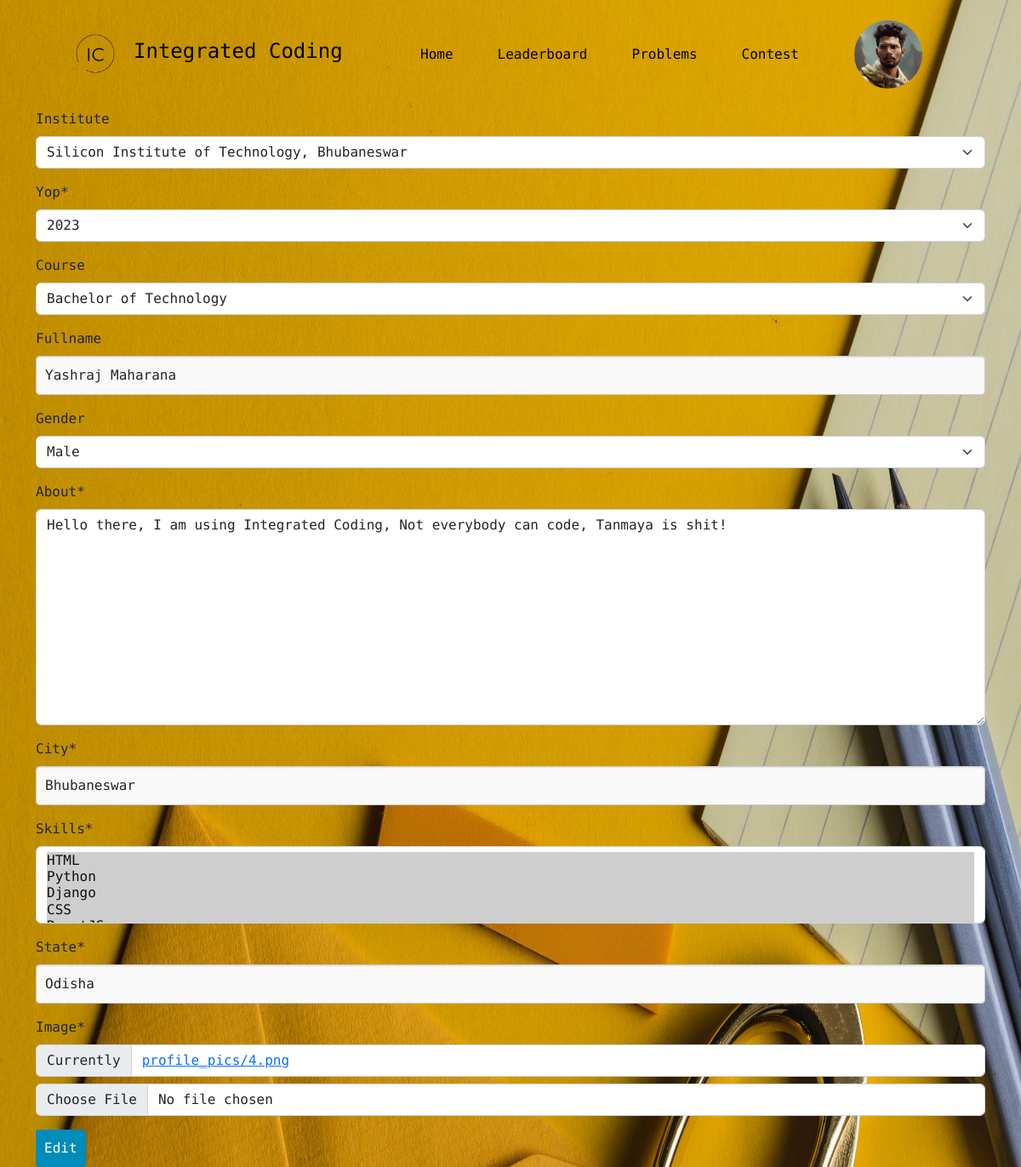
/edit_profile/ (signed in), run on the app's committed database.
### users/models.py (models this page shows, shortened)
class Profile(models.Model):
    year = {
        ('2023','2023'),
        ('2024','2024'),
        ('2025','2025'),
        ('2026','2026')
    }
    sex={
        ('male','Male'),
        ('female','Female'),
        ('others','Others')
    }
    programme = {
        ('B.TECH','Bachelor of Technology'),
        ('M.TECH','Master of Technology'),
        ('MCA','Master of Computer Applications'),
        ('MSc','Master of Science, Data Science'),
        ('OTH','others')
    }
    college = {
        ('NIT RRK','National Institute of Technology, Rourkela'),
        ('IIT BBSR', 'Indian Institute of Technology, Bhrbaneswar'),
        ('KIIT BBSR','Kalinga Institute of Industrial Technology, Bhubaneswar'),
        ('ITER BBSR', 'Institute of Technical Education and Research, Bhubaneswar'),
        ('CUTM BBSR','Centurion University of Technology and Management, Bhubaneswar'),
        ('CVRGU BBSR', 'C. V. Raman Global University, Bhubaneswar'),
        ('NIST BAM', 'National Institute of Science and Technology, Berhampur'),
        ('VSSUT SBP', 'Veer Surendra Sai University of Technology, Burla'),
        ('SOA BBSR', "Siksha 'O' Anusandhan University, Bhubaneswar"),
        ('BPUT BBSR','Biju Patnaik University of Technology, Rourkela'),
        ('SIT BBSR','Silicon Institute of Technology, Bhubaneswar'),
        ('CUTM PLH','Centurion University of Technology and Management, Paralkhemundi'),
        ('GIET GNPR','GIET University, Gunupur'),
        ('IIIT BBSR','International Institute of Information Technology, Bhubaneswar'),
        ('SSU CTC','Sri Sri University, Cuttack'),
        ('IGIT DNKL','Indira Gandhi Institute of Technology, Dhenkanal'),
        ('SIT SBP','Silicon Institute of Technology, Sambalpur'),
        ('XIM BBSR','XIM University, Bhubaneswar'),
        ('BEC BBSR','Bhubaneswar Engineering College, Bhubaneswar'),
        ('COEB BBSR','College of Engineering Bhubaneswar, Bhubaneswar'),
        ('CET','College of Engineering and Technology, Bhubaneswar'),
        ('GIFT','Gandhi Institute for Technology, Bhubaneswar'),
        ('OTH','others')
    }
    user=models.OneToOneField(User,on_delete=models.CASCADE)
    image=models.ImageField(default='default.jpg',upload_to='profile_pics')
    institute=models.CharField(max_length=50, choices=college, blank=True)
    yop=models.CharField(max_length=4 , choices=year, default='2023')
    course=models.CharField(max_length=10, choices=programme, blank=True)
    skills = models.ManyToManyField(Skill)
    fullname=models.CharField(max_length=25, blank=True)
    gender=models.CharField(max_length=15, choices=sex, blank=True)
    city=models.CharField(default='Bhubaneswar', max_length=20)
    state=models.CharField(default='Odisha', max_length=20)
    about=models.TextField(default='Hello there, I am using Integrated Coding')

### users/views.py (the view)
# urls.py: path("edit_profile/",views.edit_profile,name='edit-profile'),
@login_required
def edit_profile(request):
    if request.method=='POST':
        form=EditProfileForm(request.POST,request.FILES,instance=request.user.profile)
        if form.is_valid():
            form.save()
            messages.success(request,f'Your profile has been updated...')
            return redirect('profile-page')
    else:
        form=EditProfileForm(instance=request.user.profile)
    return render(request,'edit_profile.html',{'form':form})

### users/form.py
class EditProfileForm(forms.ModelForm):
    class Meta:
        model = Profile
        fields = ['institute','yop','course','fullname','gender','about','city','skills','state','image']

### users/models.py (called while the page is built)
    def __str__(self):
        return self.name

### templates/edit_profile.html (shortened to what this page needs)
{% extends "base.html" %}
{% load static %}
{% block html_head %}
<link rel="stylesheet" href="{% static 'css/base.css' %}">
<link rel="stylesheet" href="{% static 'css/form.css' %}">
{% endblock %}
{% block content %}
    <div class="container">
        <form method="post" enctype="multipart/form-data">
          <div class="form-group">
              {%load crispy_forms_tags%}
              {{ form|crispy }}
          </div>
          <button type="submit" class="btn btn-primary">Edit</button>
        </form>
    </div>
{% endblock %}

### templates/base.html (shortened to what this page needs)
<!DOCTYPE html>
<html lang="en">
<head>
    {% load static %}
    <link href="https://cdn.jsdelivr.net/npm/bootstrap@5.2.0/dist/css/bootstrap.min.css" rel="stylesheet">
    <link href="https://cdnjs.cloudflare.com/ajax/libs/font-awesome/6.3.0/css/all.min.css" rel="stylesheet" type="text/css">
    <link rel="stylesheet" href="https://cdn.jsdelivr.net/npm/@fortawesome/fontawesome-free@6.2.1/css/fontawesome.min.css">
    <link href="https://maxcdn.bootstrapcdn.com/font-awesome/4.2.0/css/font-awesome.min.css" rel="stylesheet">
    <link rel="stylesheet" href="{% static 'css/base.css' %}">
    {% block html_head %}{% endblock %}
</head>
<body>
  <nav id="navbar">
        <a href="{% url 'home-page' %}"><img src="{% static 'images/Logo.png' %}"></a>
        <h1 class="logo-heading">Integrated Coding</h1>
        <div class="nav-links" id="navLinks">
            <ul id="menu">
              {% if user.is_authenticated %}
                <li><a href="{%  url 'home-page' %}">Home</a></li>
                <li><a href="{%  url 'leaderboard-page' %}">Leaderboard</a></li>
                <li><a href="{% url 'courses-page' %}">Problems</a></li>
                <li><a href="{% url 'contest-page' %}">Contest</a></li>
                <div class="profile-picture-container">
                  <img src="{{user.profile.image.url}}" alt="Profile Picture" class="profile-picture">
                </div>
              {% else %}
                <li><a href="{% url 'login' %}">Login</a></li>
                <li><a href="{% url 'register-page' %}">Sign Up</a></li>
              {% endif %}
            </ul>
        </div>
    </nav>
  {% block content %}
  {% endblock %}
</body>
</html>

### static/css/base.css (style rules this page uses)
* { margin: 0; padding: 0; font-family: "Source Code Pro", monospace; }
html, body { height: 100%; }
body { background-image: url(../images/home_bg.jpg); background-repeat: no-repeat; background-size: cover; background-attachment: fixed; background-position: 50% 0; }
.logo-heading { padding: 5px; font-size: 1.5rem; }
nav { display: flex; padding: 2% 6%; justify-content: space-between; align-items: center; background-color: transparent; color: #000000; }
nav img { border-radius: 100%; width: 80px; }
.nav-links { flex: 1; text-align: right; padding-right: 20px; }
.nav-links ul { margin: 0; padding: 0; list-style: none; display: flex; justify-content: flex-end; align-items: center; }
.nav-links ul li { display: inline-block; margin-left: 10px; margin-right: 20px; position: relative; }
.nav-links ul li a { color: #000000; text-decoration: none; display: inline-block; padding: 10px; border-radius: 40%; border: 1px solid transparent; box-shadow: 0 0 0 rgba(98, 98, 98, 0.1); transition: all 0.1s cubic-bezier(0.68, -0.55, 0.265, 1.55); }
.profile-picture-container { position: relative; display: flex; align-items: center; margin-left: 1.5rem; margin-right: 1.5rem; cursor: pointer; }
.profile-picture { width: 80px; height: 80px; border-radius: 50%; object-fit: cover; margin-left: 10px; transition: all 0.2s ease-in-out; }

### static/css/form.css (style rules this page uses)
body { background-image: url(../images/form_bg.jpg); background-size: 100% 100%; background-color: #f2f2f2; font-family: Arial, sans-serif; }
.form-group { margin-bottom: 10px; }
input[type="text"], input[type="email"], input[type="name"], input[type="password"] { background-color: #f9f9f9; border: 1px solid #cccccc; border-radius: 4px; box-shadow: inset 0 1px 2px rgba(0, 0, 0, 0.1); font-size: 16px; padding: 10px; width: 100%; }
button[type="submit"] { background-color: #008cba; border: none; border-radius: 4px; color: #ffffff; cursor: pointer; font-size: 16px; padding: 10px; }

### data on the page
Profile: institute "Silicon Institute of Technology, Bhubaneswar", yop "2023", course "Bachelor of Technology", fullname "Yashraj Maharana", gender "Male", about "Hello there, I am using Integrated Coding, Not everybody can code, Tanmaya is shit!", city "Bhubaneswar", state "Odisha"
